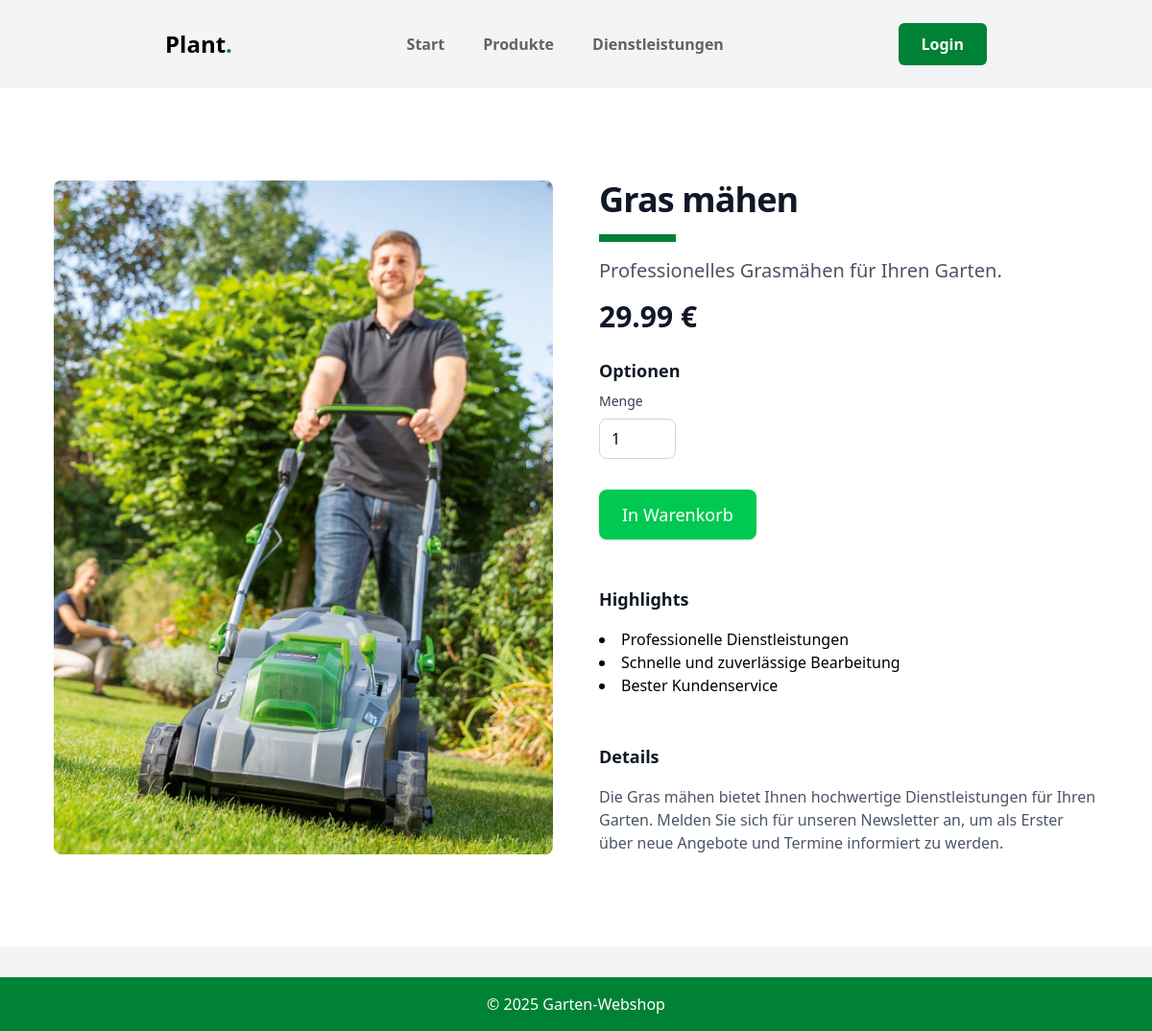
The app's page /service_detail.php?id=1 with its own data.
### tables this page shows
CREATE TABLE `services` (
  `id` int(11) NOT NULL AUTO_INCREMENT,
  `name` varchar(255) NOT NULL,
  `description` text DEFAULT NULL,
  `price` decimal(10,2) NOT NULL,
  PRIMARY KEY (`id`)
);

### service_detail.php (the view, shortened to what this page needs)
<?php
$service_id = $_GET['id'];
$db = new mysqli("localhost", "root", "1337", "garden_shop");
$service_query = $db->prepare("SELECT * FROM services WHERE id = ?");
$service_query->bind_param("i", $service_id);
$service_query->execute();
$service = $service_query->get_result()->fetch_assoc();
function sanitizeFilename($string) {
    $transliterationTable = array(
        'ä' => 'ae',
        'ö' => 'oe',
        'ü' => 'ue',
        'Ä' => 'Ae',
        'Ö' => 'Oe',
        'Ü' => 'Ue',
        'ß' => 'ss',
        ' ' => '_'
    );
    $sanitized = strtr($string, $transliterationTable);
    $sanitized = preg_replace('/[^a-zA-Z0-9_\-]/', '', $sanitized);
    return strtolower($sanitized);
}
?>
<!DOCTYPE html>
<html lang="de">
<head>
    <script src="https://unpkg.com/@tailwindcss/browser@4"></script>
    <link rel="stylesheet" href="https://cdnjs.cloudflare.com/ajax/libs/font-awesome/6.4.0/css/all.min.css">
</head>
<body class="bg-gray-100">
    <?php include 'navbar.php'; ?>
    <main class="bg-white">
        <div class="mx-auto max-w-6xl px-4 py-16 sm:px-6 sm:py-24 lg:px-8">
            <div class="grid grid-cols-1 lg:grid-cols-2 gap-x-12 gap-y-10 lg:gap-y-0">
                <div class="flex justify-center">
                    <img src="./images/<?php echo htmlspecialchars(sanitizeFilename($service['name'])); ?>.jpeg" alt="<?php echo htmlspecialchars($service['name']); ?>" class="w-full max-w-2xl rounded-lg object-cover">
                </div>
                <div>
                    <h1 class="text-4xl font-bold tracking-tight text-gray-900"><?php echo htmlspecialchars($service['name']); ?></h1>
                    <div class="w-20 h-2 bg-green-700 my-4"></div>
                    <p class="text-xl text-gray-600 mb-4"><?php echo htmlspecialchars($service['description']); ?></p>
                    <p class="text-3xl font-bold text-gray-900"><?php echo htmlspecialchars($service['price']); ?> €</p>
                    <div class="mt-6">
                        <h3 class="text-lg font-bold text-gray-900 mb-2">Optionen</h3>
                        <div class="flex flex-col md:flex-row md:space-x-4">
                            <div class="mb-4 md:mb-0">
                                <label for="quantity" class="block text-sm font-medium text-gray-700 mb-2">Menge</label>
                                <input
                                    type="number"
                                    id="quantity"
                                    name="quantity"
                                    min="1"
                                    value="1"
                                    class="w-20 px-3 py-2 rounded-lg border border-gray-300 focus:ring-2 focus:ring-green-600 focus:border-transparent transition-colors"
                                />
                            </div>
                        </div>
                    </div>
                    <div class="mt-8">
                        <form action="customer_dashboard.php" method="GET">
                            <button type="submit" class="bg-green-500 text-white text-lg font-medium px-6 py-3 rounded-lg shadow hover:bg-green-600">In Warenkorb</button>
                        </form>
                    </div>
                    <div class="mt-12">
                        <h3 class="text-lg font-bold text-gray-900 mb-4">Highlights</h3>
                        <ul class="list-disc list-inside">
                            <li>Professionelle Dienstleistungen</li>
                            <li>Schnelle und zuverlässige Bearbeitung</li>
                            <li>Bester Kundenservice</li>
                        </ul>
                    </div>
                    <div class="mt-12">
                        <h3 class="text-lg font-bold text-gray-900 mb-4">Details</h3>
                        <p class="text-gray-600">
                            Die <?php echo htmlspecialchars($service['name']); ?> bietet Ihnen hochwertige Dienstleistungen für Ihren Garten. Melden Sie sich für unseren Newsletter an, um als Erster über neue Angebote und Termine informiert zu werden.
                        </p>
                    </div>
                </div>
            </div>
        </div>
    </main>
    <footer class="bg-green-700 text-white p-4 mt-8">
        <div class="container mx-auto text-center">
            <p>&copy; 2025 Garten-Webshop</p>
        </div>
    </footer>
</body>
</html>

### records on screen
services: name "Gras mähen", description "Professionelles Grasmähen für Ihren Garten.", price "29.99"
